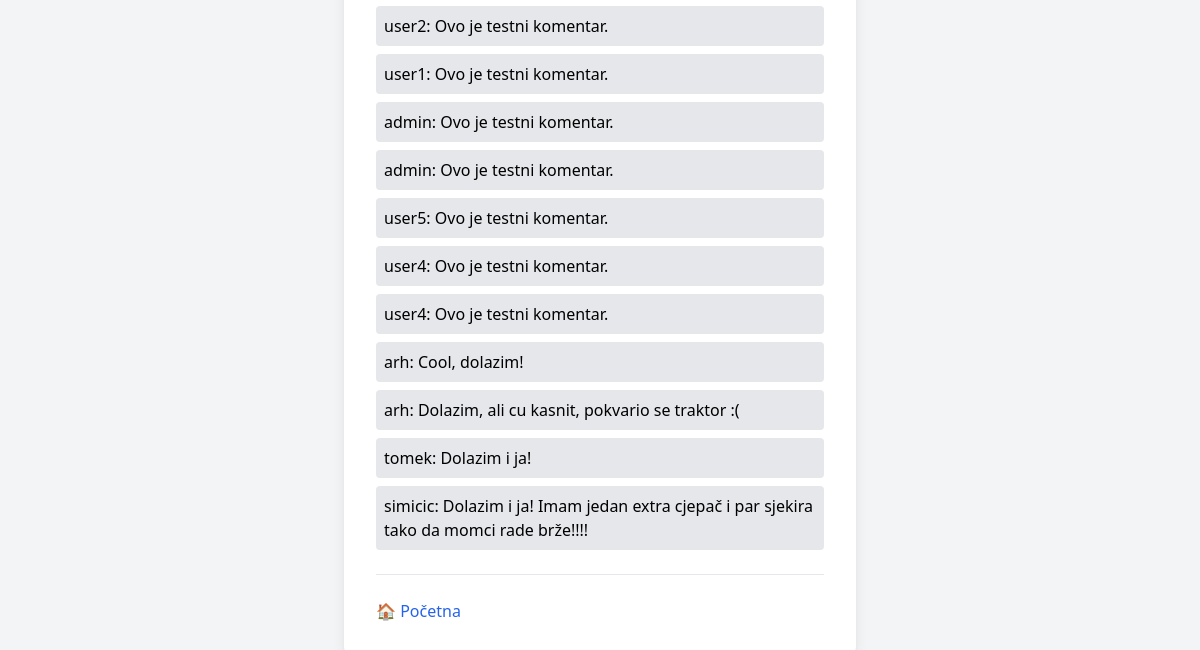
The app's page /comments/ (lower part), older data.
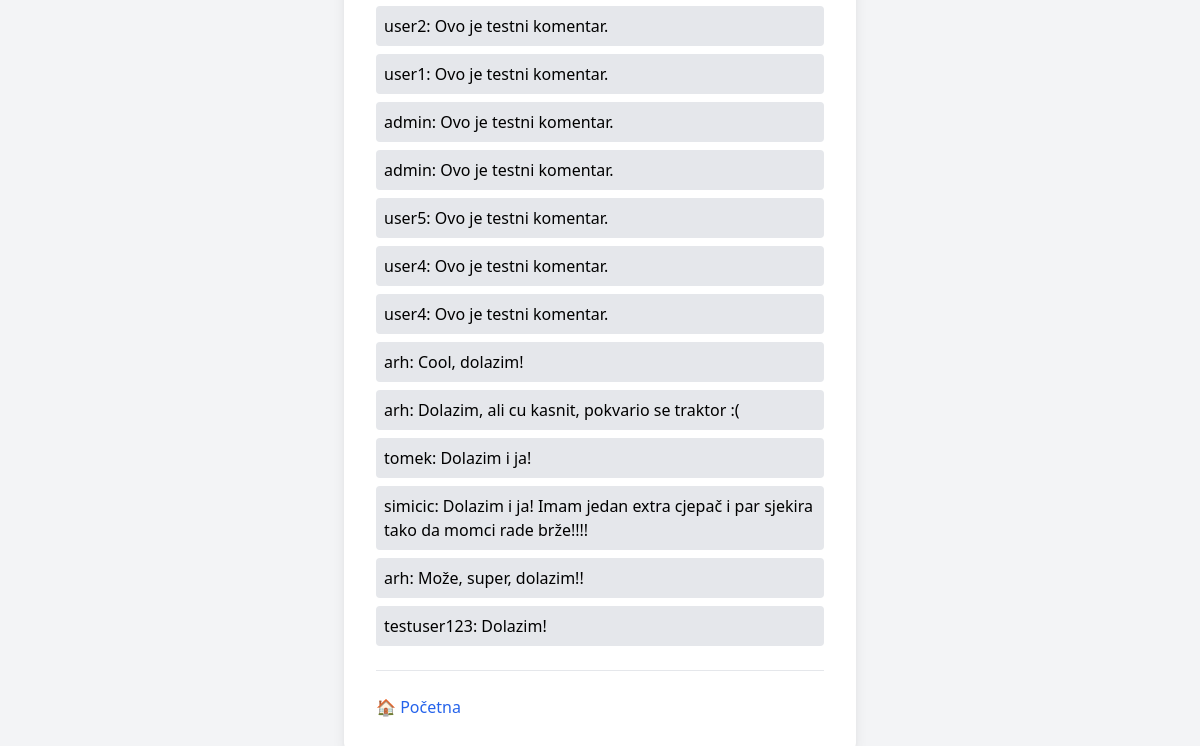
The same page, newer data.
### main/models.py (models this page shows, shortened)
class Comment(models.Model):
    event = models.ForeignKey(Event, on_delete=models.CASCADE, related_name='comments')
    author = models.ForeignKey(User, on_delete=models.CASCADE)
    content = models.TextField()
    created_at = models.DateTimeField(auto_now_add=True)
    class Meta:
        default_permissions = ()
        permissions = [
            ("add_comment", "Can add comment"),
            ("view_comment", "Can view comment"),
        ]

class CustomUser(AbstractUser):
    phone_number = models.CharField(max_length=15, blank=True, null=True)
    address = models.TextField(blank=True, null=True)

### main/views.py (the view)
# urls.py: path('comments/', CommentListView.as_view(), name='comment_list'),
class CommentListView(ListView):
    model = Comment
    template_name = 'main/ListView/comment_list.html'
    context_object_name = 'comments'
    def get_queryset(self):
        queryset = super().get_queryset()
        author = self.request.GET.get('author')
        if author:
            queryset = queryset.filter(author__username__icontains=author)
        search_query = self.request.GET.get('q')
        if search_query:
            queryset = queryset.filter(
                models.Q(content__icontains=search_query) | models.Q(author__username__icontains=search_query)
            )
        return queryset

### templates/main/ListView/comment_list.html (shortened to what this page needs)
<!DOCTYPE html>
<html lang="en">
<head>
    <script src="https://cdn.tailwindcss.com"></script>
</head>
<body class="flex items-center justify-center min-h-screen bg-gray-100">
    <div class="bg-white p-8 rounded-lg shadow-lg w-full max-w-lg">
        <ul class="mt-6 space-y-2">
            {% for comment in comments %}
                <li class="bg-gray-200 p-2 rounded">{{ comment.author.username }}: {{ comment.content }}</li>
            {% empty %}
                <li class="text-gray-600">Nema komentara.</li>
            {% endfor %}
        </ul>
        <hr class="my-6">
        <div class="mt-6 flex justify-between">
            <a href="{% url 'main:home' %}" class="text-blue-600 hover:underline">🏠 Početna</a>
        </div>
    </div>
</body>
</html>

Row changes from the older to the newer data that the page shows:
added Comment: author.username "arh", content "Može, super, dolazim!!"
added Comment: author.username "testuser123", content "Dolazim!"
